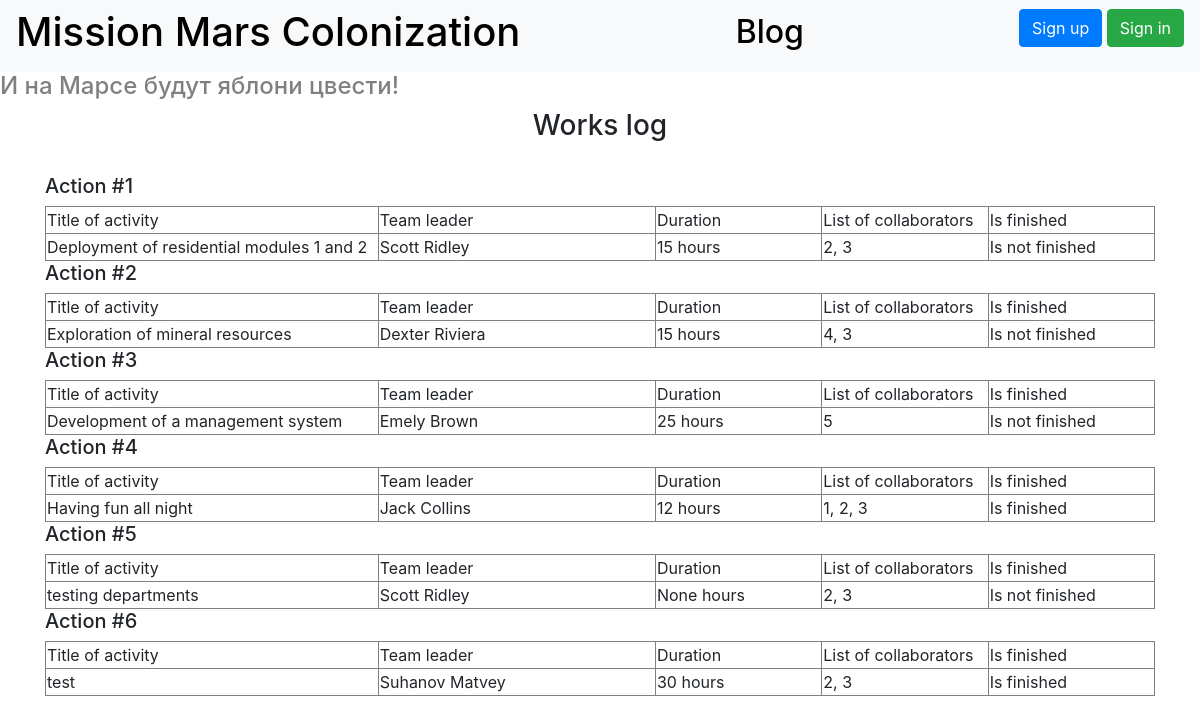
Before: / with the older database file.
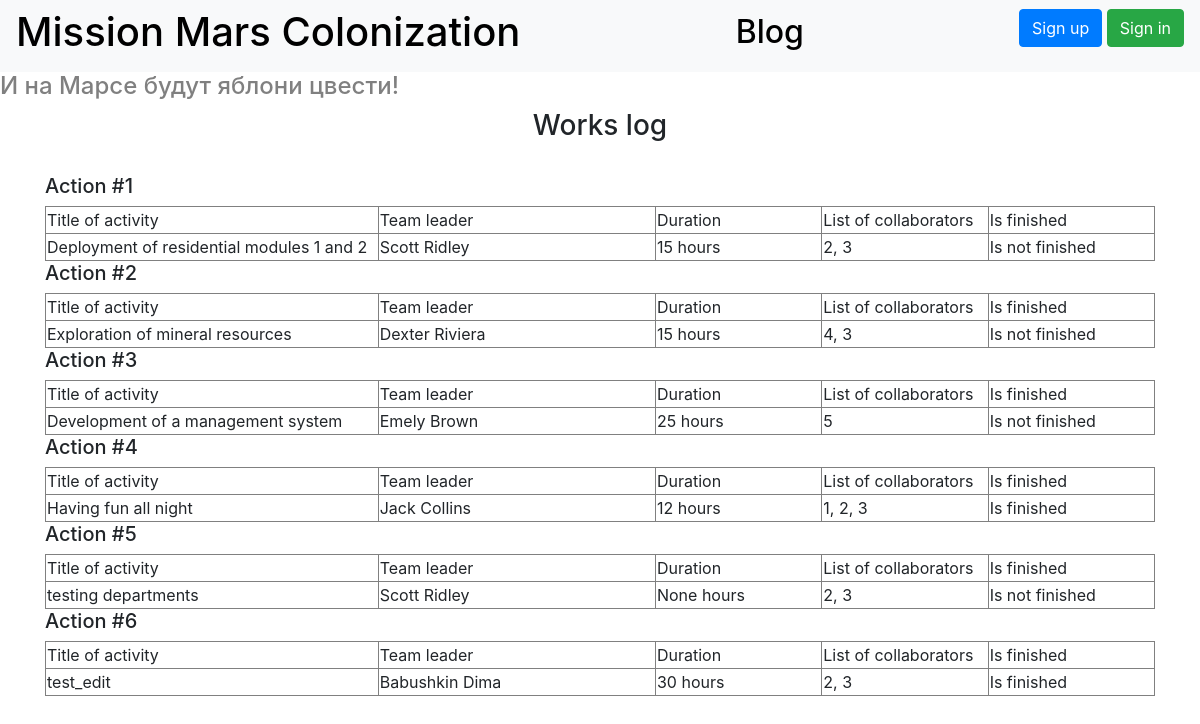
After: the same page with the newer database file.
### data/jobs_model.py (models this page shows)
class Jobs(SqlAlchemyBase):
    __tablename__ = 'jobs'
    id = sqlalchemy.Column(sqlalchemy.Integer,
                           primary_key=True, autoincrement=True)
    team_leader = sqlalchemy.Column(sqlalchemy.Integer, sqlalchemy.ForeignKey("users.id"), nullable=True)
    job = sqlalchemy.Column(sqlalchemy.String, nullable=True)
    work_size = sqlalchemy.Column(sqlalchemy.Integer, nullable=True)
    collaborators = sqlalchemy.Column(sqlalchemy.String, nullable=True)
    start_date = sqlalchemy.Column(sqlalchemy.DateTime, nullable=True)
    end_date = sqlalchemy.Column(sqlalchemy.DateTime, nullable=True)
    is_finished = sqlalchemy.Column(sqlalchemy.Boolean, nullable=True)
    user = orm.relation('User')

### data/users_model.py (models this page shows, shortened)
class User(SqlAlchemyBase, UserMixin):
    __tablename__ = 'users'
    id = sqlalchemy.Column(sqlalchemy.Integer,
                           primary_key=True, autoincrement=True)
    surname = sqlalchemy.Column(sqlalchemy.String, nullable=True)
    name = sqlalchemy.Column(sqlalchemy.String, nullable=True)
    age = sqlalchemy.Column(sqlalchemy.Integer, nullable=True)
    position = sqlalchemy.Column(sqlalchemy.String, nullable=True)
    speciality = sqlalchemy.Column(sqlalchemy.String, nullable=True)
    address = sqlalchemy.Column(sqlalchemy.String, nullable=True)
    email = sqlalchemy.Column(sqlalchemy.String, unique=True, nullable=True)
    hashed_password = sqlalchemy.Column(sqlalchemy.String, nullable=True)
    modified_date = sqlalchemy.Column(sqlalchemy.DateTime, default=datetime.datetime.now)
    news = orm.relation("News", back_populates='user')
    jobs = orm.relation("Jobs", back_populates='user')

### main.py (the view)
@app.route("/")
def index():
    session = db_session.create_session()
    jobs = session.query(Jobs).all()
    return render_template("works_log.html", title="Mars Colonization", jobs=jobs)

### data/db_session.py (called while the page is built)
def create_session() -> Session:
    global __factory
    return __factory()

### templates/works_log.html (shortened to what this page needs)
{% extends "base.html" %}
{% block content %}
<h3 align="center">Works log</h3> <br/>
{% for item in jobs%}
<div>
    <h5>Action #{{item.id}}</h5>
    <div>
        <table border="1" width="100%">
           <tr>
               <td width="30%">Title of activity</td>
               <td width="25%">Team leader</td>
               <td width="15%">Duration</td>
               <td width="15%">List of collaborators</td>
               <td width="15%">Is finished</td>
           </tr>
            <tr>
               <td>{{item.job}}</td>
               <td>{{item.user.surname}} {{item.user.name}}</td>
               <td>{{item.work_size}} hours</td>
               <td>{{item.collaborators}}</td>
               {% if item.is_finished %}
                <td>Is finished</td>
               {% else %}
                <td>Is not finished</td>
               {% endif %}
           </tr>
        </table>
    </div>
</div>
{% endfor %}
{% endblock %}

### templates/base.html (shortened to what this page needs)
<!doctype html>
<html lang="en">
<head>
    <link rel="stylesheet"
          href="https://stackpath.bootstrapcdn.com/bootstrap/4.4.1/css/bootstrap.min.css"
>
</head>
<body>
<header>
    <nav class="navbar navbar-light bg-light">
        <h1><a href="/" style="text-decoration: none; color: black;">Mission Mars Colonization</a></h1>
        <h2><a href="/blog" style="text-decoration: none; color: black;">Blog</a></h2>
        {% if current_user.is_authenticated %}
            <a class="navbar-brand" href="/logout">{{ current_user.name }}</a>
        {% else %}
            <p>
                <a class="btn btn-primary " href="/register">Sign up</a>
                <a class="btn btn-success" href="/login">Sign in</a>
            </p>
        {% endif %}
    </nav>
</header>
<h4>И на Марсе будут яблони цвести!</h4>
<main role="main" class="container">
    {% block content %}{% endblock %}
</main>
</body>
</html>

### templates/base.html (style rules this page uses)
h4 { color: grey; }

Changed rows visible on the page:
changed Jobs id 6: job "test" → "test_edit"; user.surname "Suhanov" → "Babushkin"; user.name "Matvey" → "Dima"
